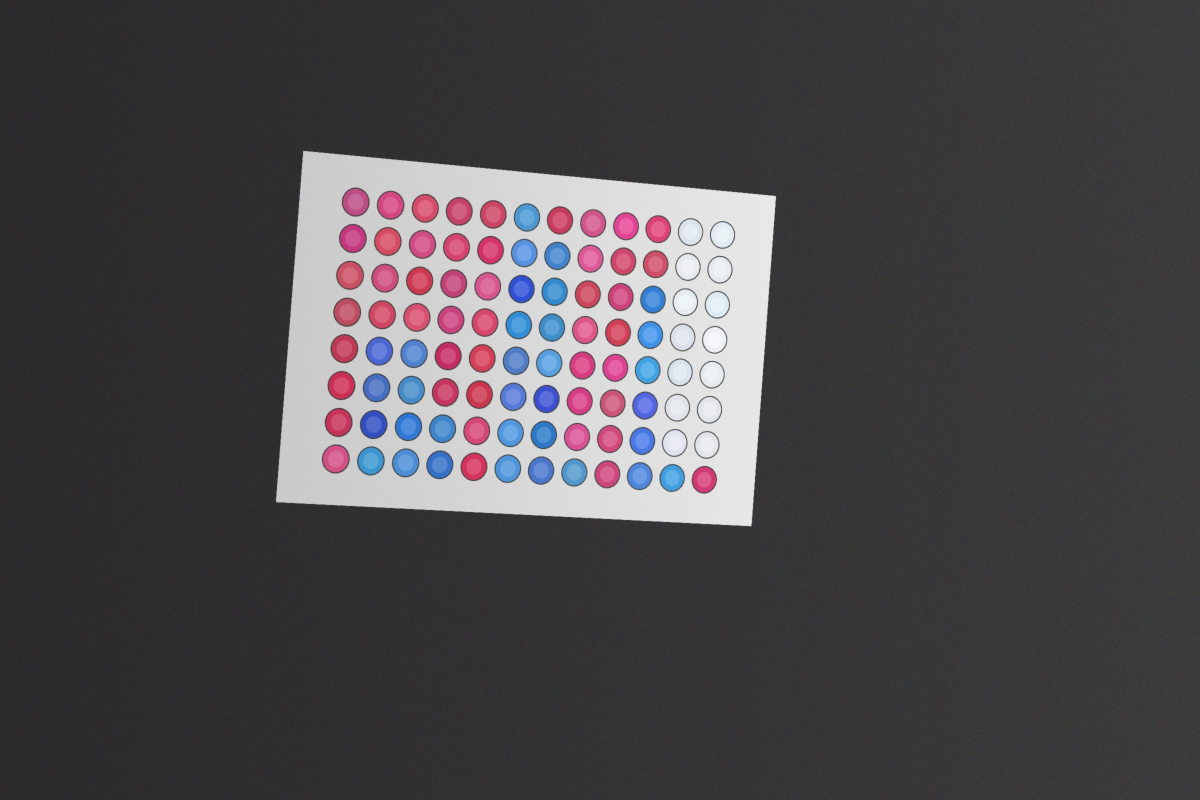
#> input picture samples/sample_01.jpg, 2400 x 1600 px (shown at 1/2 size)
$ python probe4_auto.py samples/sample_01.jpg   (older library calls are emulated)
#> lines starting #> are read from the running program, lines starting #| are printed output that depends on the picture; after the words box and inside, x2 and y2 are one past the last pixel; in counts of white or black regions, pixels touching at a corner belong together
### ast_reader.py
# -*- coding: utf-8 -*-
"""96 孔药敏板图像判读管线（演示版）。

流程: 读图 → 板子检测/透视校正 → 孔位定位 → 颜色提取 → 对照孔校准判读 → MIC 推导
      → 标注图 + JSON 结果 + Excel 导出

命令行用法:
    uv run --with opencv-python --with numpy --with openpyxl --with pillow python ast_reader.py <照片路径>
"""
import argparse
import datetime
import io
import json
import os

import cv2
import numpy as np

HERE = os.path.dirname(os.path.abspath(__file__))
ROW_LETTERS = "ABCDEFGH"

try:
    from openpyxl import Workbook
    from openpyxl.styles import Alignment, Border, Font, PatternFill, Side
    HAS_OPENPYXL = True
except ImportError:
    HAS_OPENPYXL = False

try:
    from PIL import Image, ImageDraw, ImageFont
    HAS_PIL = True
except ImportError:
    HAS_PIL = False


def load_template(path):
    with open(path, "r", encoding="utf-8") as f:
        return json.load(f)


def read_image(path):
    """兼容中文/特殊路径的图片读取。"""
    data = np.fromfile(path, dtype=np.uint8)
    img = cv2.imdecode(data, cv2.IMREAD_COLOR)
    if img is None:
        raise ValueError(f"无法读取图片: {path}")
    return img


# [6 lines left out: function write_image, not called in this run]


def order_corners(pts):
    """四点按 左上/右上/右下/左下 排序。"""
    s = pts.sum(axis=1)
    d = np.diff(pts, axis=1).ravel()
    return np.float32([pts[np.argmin(s)], pts[np.argmin(d)],
                       pts[np.argmax(s)], pts[np.argmax(d)]])


class PlateAnalyzer:
    def __init__(self, template):
        self.t = template
        self.grid = template["grid"]
        self.rows, self.cols = self.grid["rows"], self.grid["cols"]
        self.tracks = template.get("tracks")          # 行式板型（如显色法真菌药敏板）
        self.new_style = bool(self.tracks)
        self.genus = None                             # 菌属（影响颜色判读规则）
        self.pw_mm, self.ph_mm = template["plate_mm"]
        self.well_r_px = 30
        self.warnings = []

    # ---------- 1. 板子检测与透视校正 ----------
    def find_plate(self, img):
        """在照片中找板子四边形（亮板 + 暗背景）。"""
        gray = cv2.cvtColor(img, cv2.COLOR_BGR2GRAY)
        gray = cv2.GaussianBlur(gray, (5, 5), 0)
        _, bw = cv2.threshold(gray, 0, 255, cv2.THRESH_BINARY + cv2.THRESH_OTSU)
        cnts, _ = cv2.findContours(bw, cv2.RETR_EXTERNAL, cv2.CHAIN_APPROX_SIMPLE)
        if not cnts:
            return None
        h, w = gray.shape[:2]
        area_min = 0.08 * h * w
        for c in sorted(cnts, key=cv2.contourArea, reverse=True):
            if cv2.contourArea(c) < area_min:
                continue
            peri = cv2.arcLength(c, True)
            approx = cv2.approxPolyDP(c, 0.02 * peri, True)
            if len(approx) == 4:
                return order_corners(approx.reshape(4, 2).astype(np.float32))
        return None

    def warp(self, img, corners):
        ratio = self.pw_mm / self.ph_mm
        W = 1400
        H = int(round(W / ratio))
        dst = np.float32([[0, 0], [W - 1, 0], [W - 1, H - 1], [0, H - 1]])
        M = cv2.getPerspectiveTransform(corners, dst)
        warped = cv2.warpPerspective(img, M, (W, H))
        self.well_r_px = int(round(self.t["well_diameter_mm"] / 2 * W / self.pw_mm))
        return warped, M, (W, H)

    # ---------- 2. 孔位定位 ----------
    # [54 lines left out: functions template_centers, refine_centers, not called in this run]

    # ---------- 颜色分级（蓝→紫→粉→粉白→白） ----------
    COLOR_LABELS = {"blue": "蓝色（无生长）", "purple": "紫色（临界）",
                    "pink": "粉红（生长）", "pink_white": "粉白（生长）",
                    "white": "白色（生长）"}

    # [23 lines left out: functions _color_class, _color_status, not called in this run]

    def _color_label(self, color):
        rules = (self.t.get("detection") or {}).get("color_rules") or {}
        return (rules.get(color) or {}).get("label") or self.COLOR_LABELS.get(color, color)

    # ---------- 2b. 孔位网格自动校准 ----------
    # [56 lines left out: functions _fit_axis, _fit_from_profiles, _pitch_of, not called in this run]

    @staticmethod
    def _smooth(v, k=5):
        return np.convolve(v.astype(np.float32), np.ones(k, np.float32) / k, mode="same")

    # [1211 lines left out: functions hough_grid, fit_grid, grid_score, align_grid_offset, grid_rim_score, locate_wells and 13 more, not called in this run]


# [2 lines that do not run on import are left out]

### probe4_auto.py
# -*- coding: utf-8 -*-
"""调试自动网格拟合为何未被采纳。"""
import os
import sys

import numpy as np

from ast_reader import PlateAnalyzer, load_template, read_image

HERE = os.path.dirname(os.path.abspath(__file__))


def main():
    path = sys.argv[1] if len(sys.argv) > 1 else os.path.join(HERE, "samples", "real_01.jpg")
    t = load_template(os.path.join(HERE, "template.json"))
#> (reads template.json from the repository)
    an = PlateAnalyzer(t)
    img = read_image(path)
#> in read_image, img is the input picture: shape (1600, 2400, 3); mean B, G, R 75.4, 72.8, 75.2
    c = an.find_plate(img)
#> in find_plate, `gray = cv2.cvtColor(img, cv2.COLOR_BGR2GRAY)`:
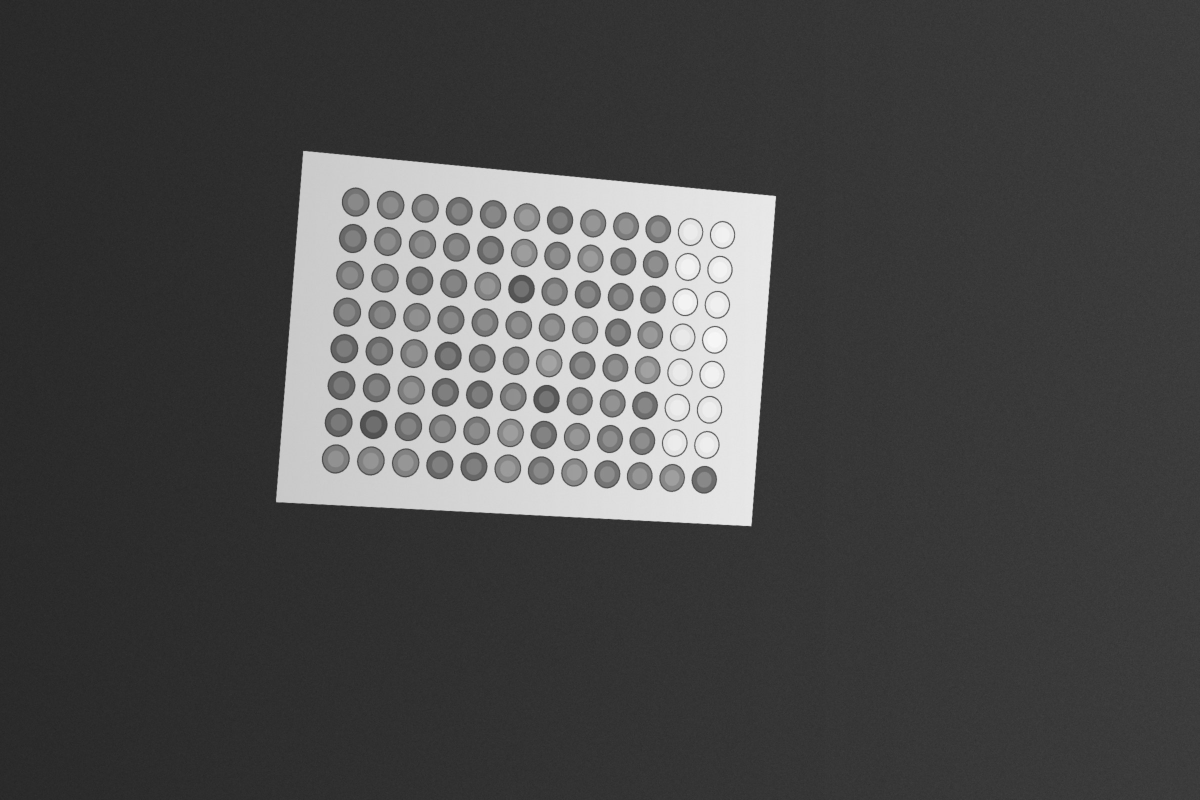
#> gray: shape (1600, 2400) (shown at 1/2 size); min 35, max 250, mean 73.8
#> in find_plate, `_, bw = cv2.threshold(gray, 0, 255, cv2.THRESH_BINARY + cv2.THRESH_OTSU)`:
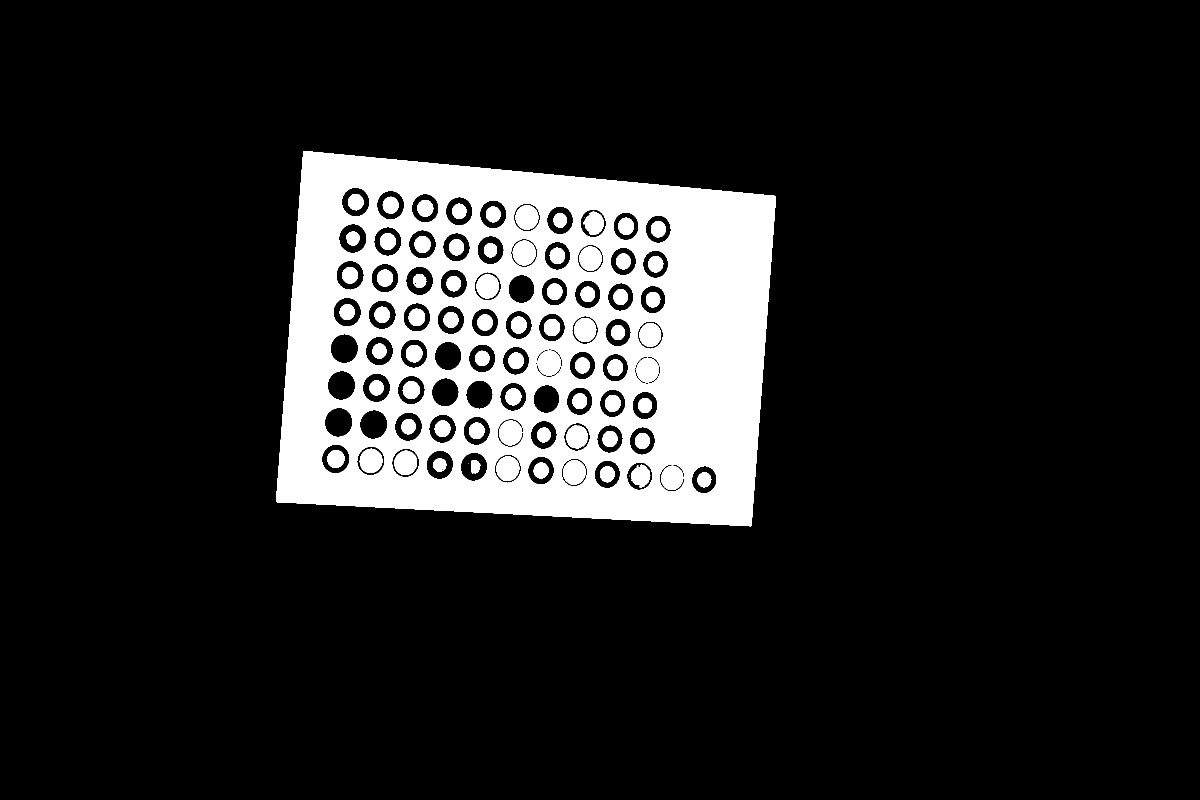
#> bw: shape (1600, 2400) (shown at 1/2 size); 13.9% white; 78 white regions (4 under 20 px)
#> in find_plate, `cnts, _ = cv2.findContours(bw, cv2.RETR_EXTERNAL, cv2.CHAIN_APPROX_SIM..`: cnts = 1 contour; box (x1, y1, x2, y2) and area: (552, 302, 1552, 1053) 648760
#> the loop in find_plate, `for c in sorted(cnts, key=cv2.contourArea, reverse=True):` made 1 pass
#> (peri, approx, s in order_corners, d in order_corners) on pass 1: (3354.5, [[606, 303], [554, 1004], [1502, 1051], [1551, 392]], [909, 1558, 2553, 1943], [-303, 450, -451, -1159])
#> c = [[606, 303], [1551, 392], [1502, 1051], [554, 1004]]
    warped, M, (W, H) = an.warp(img, c)
#> in warp, `M = cv2.getPerspectiveTransform(corners, dst)`: M = [[1.33, 0.0986, -835.5], [-0.12, 1.28, -313.6], [-6.05e-05, -4.67e-06, 1]]
#> in warp, `warped = cv2.warpPerspective(img, M, (W, H))`:
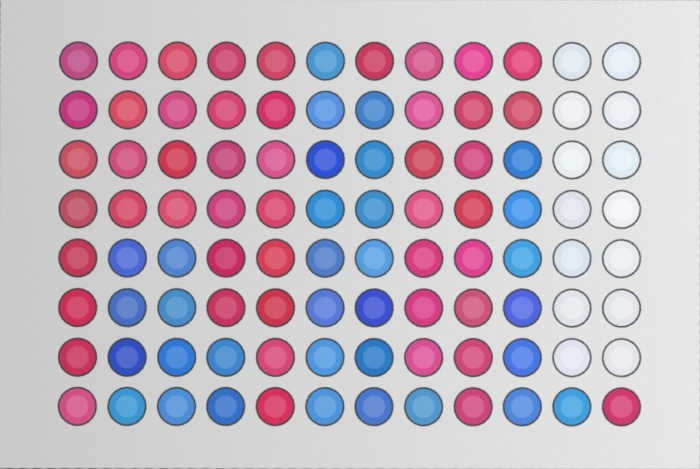
#> warped: shape (937, 1400, 3) (shown at 1/2 size); mean B, G, R 195.4, 180.9, 194.6
#> W = 1400; H = 937
    print(f"warped {W}x{H}")
#| warped 1400x937

#> (the run stopped early here; a loop or call above may not have finished)
